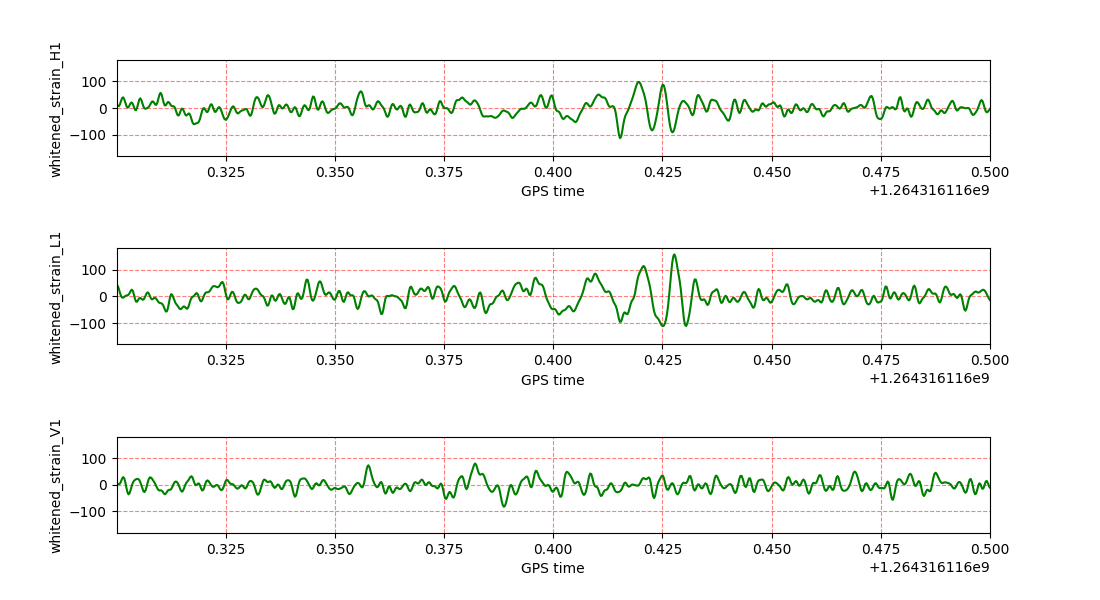

Recreate this plot in Python.
import readligo
import numpy as np
import matplotlib.pyplot as plt
from pycbc import types
from pycbc.psd import interpolate, welch
from pycbc.filter import highpass_fir, lowpass_fir

fig, ax = plt.subplots(3, 1, figsize = [11,6])
plt.subplots_adjust(left = 0.106, bottom = 0.112, right = 0.9, top = 0.9, wspace = 0.2, hspace = 0.962)

H1 = 'H-H1_GWOSC_4KHZ_R1-1264316101-32.hdf5'
L1 = 'L-L1_GWOSC_4KHZ_R1-1264316101-32.hdf5'
V1 = 'V-V1_GWOSC_4KHZ_R1-1264316101-32.hdf5'

i = 0

for data,dect in zip([H1, L1, V1],['H1','L1','V1']) :
	strain, time, channel_dict = readligo.loaddata(data)
	strain = types.TimeSeries(strain , delta_t = 1/4096)
	strain = highpass_fir(strain, 15, 8)
	psd = interpolate(welch(strain), delta_f = 1/strain.duration)
	whitened_strain = (strain.to_frequencyseries() / psd**0.5).to_timeseries()
	whitened_strain = highpass_fir(whitened_strain, 30, 8)
	whitened_strain = lowpass_fir(whitened_strain, 500, 8)
	ax[i].plot(time, whitened_strain, color = 'g')
	ax[i].set_xlabel('GPS time')
	ax[i].set_ylabel('whitened_strain_'+dect)
	ax[i].set_xlim([1264316116.4 - 0.1, 1264316116.4 + 0.1])
	ax[i].set_ylim([-180, 180])
	ax[i].grid(alpha = 0.5, color = 'r', ls = '--')
	i = i + 1

plt.show()
